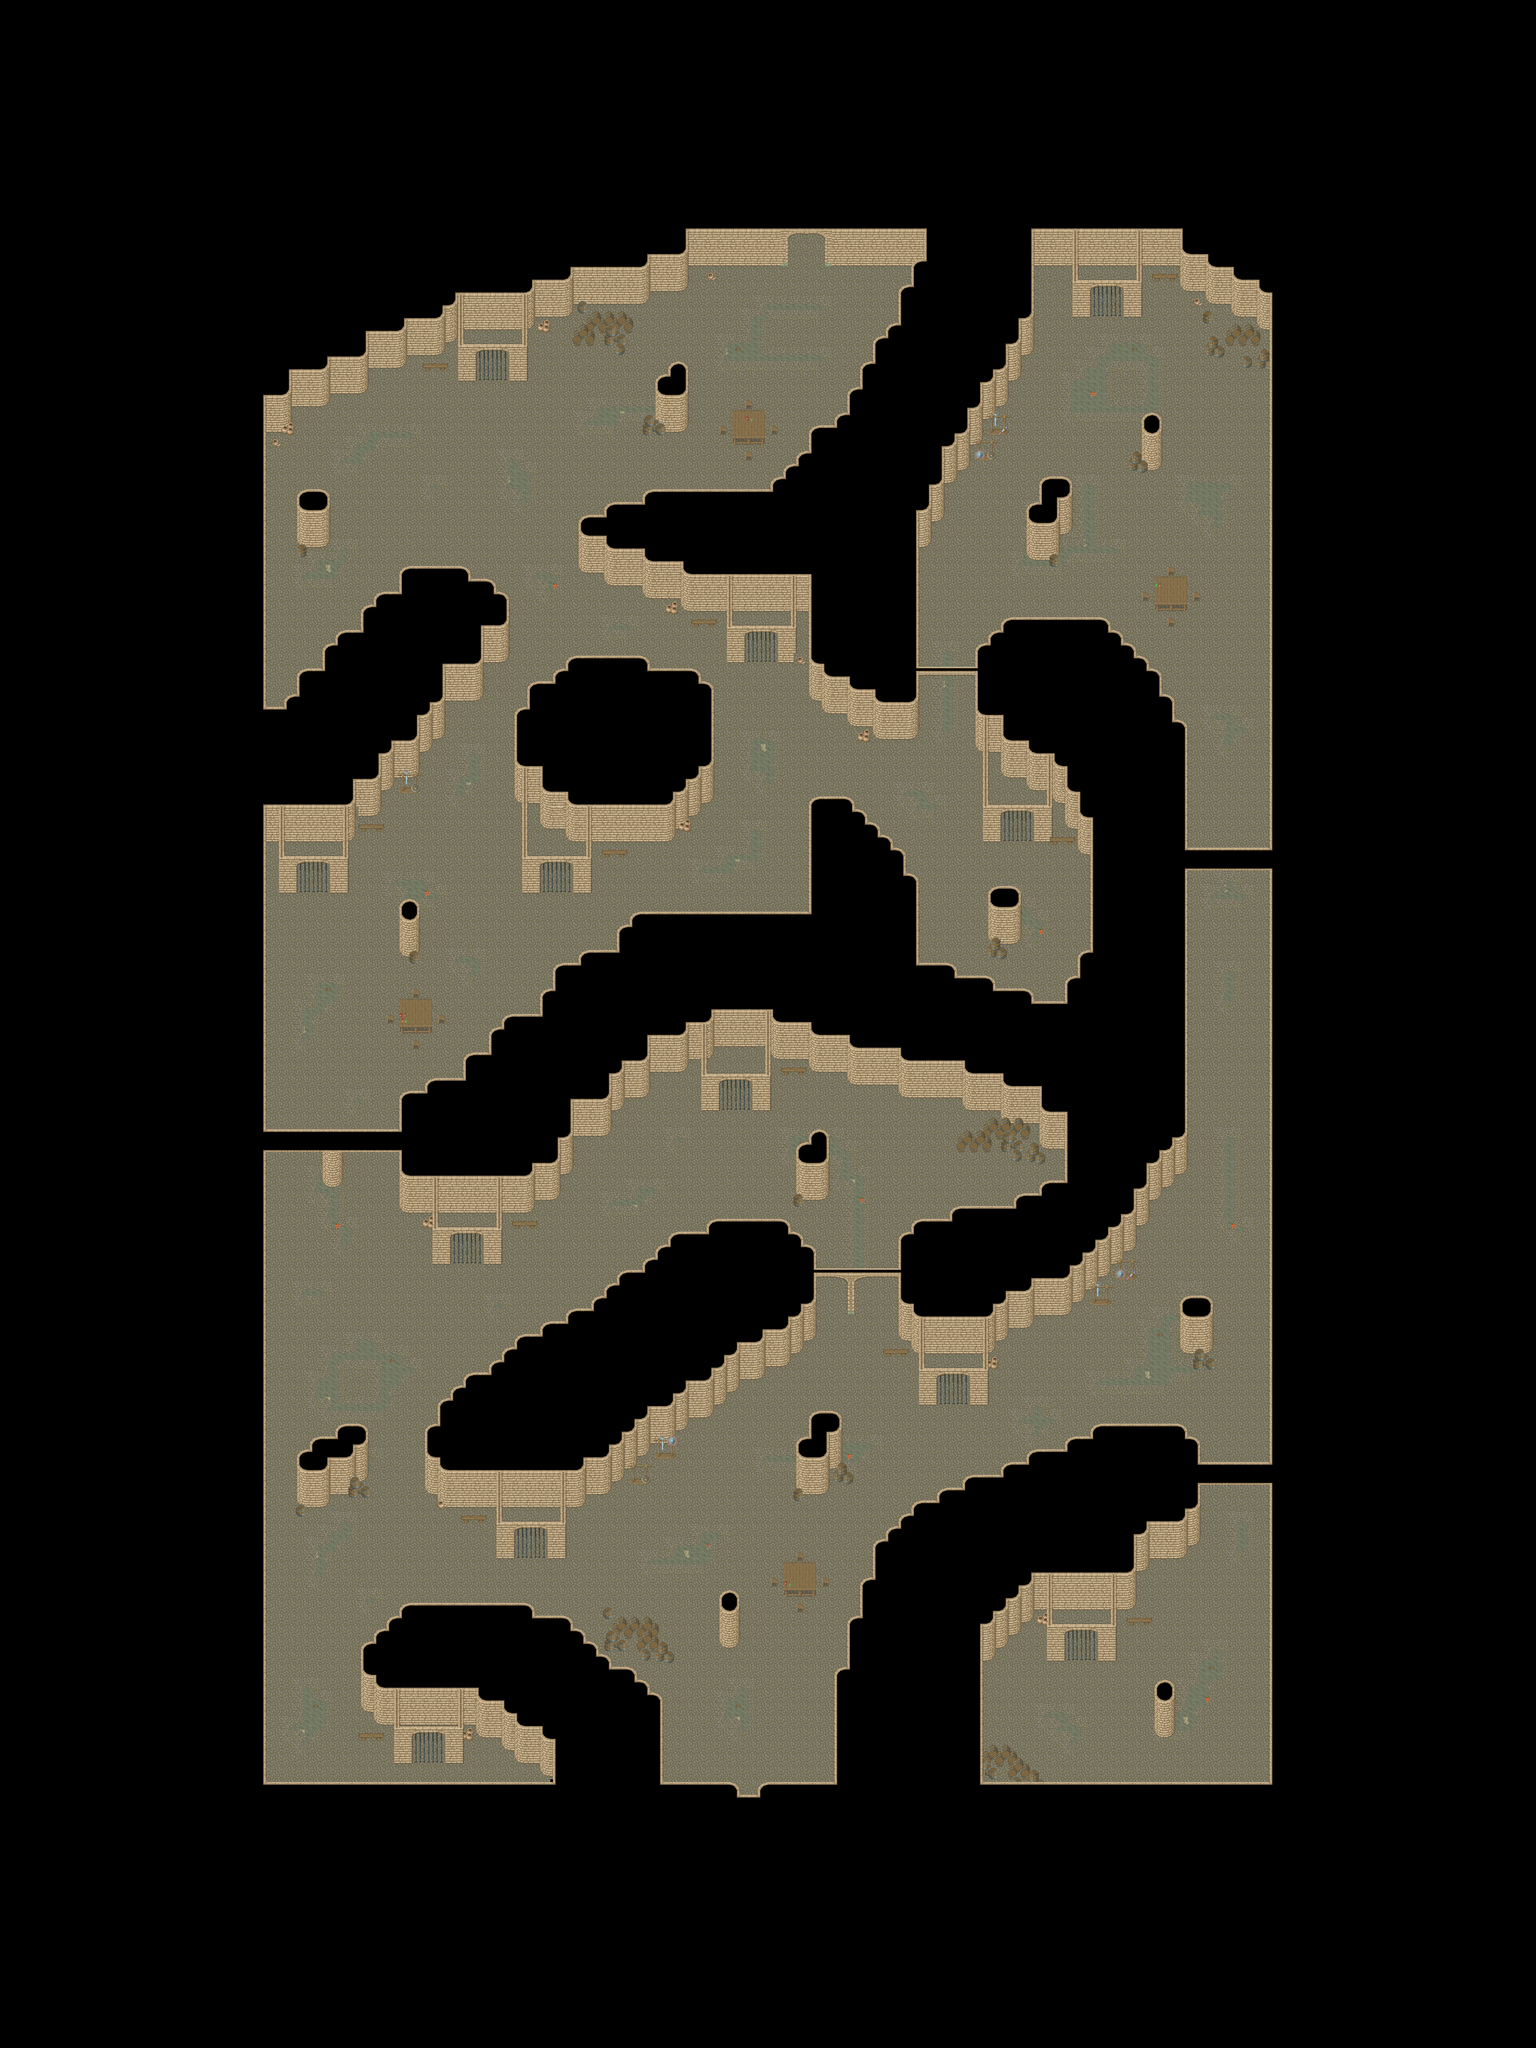

Rendered tile map (Tiled .tmx) drawn with the repository's tilesets; below, a short description and the map source with its tile grids summarised:
An orthogonal 120x160 tile map with 32x32 px tiles, 6 tile layers (Ground 1, Ground 2, Ground 3, Fringe, ...), 2 hidden layers not drawn, 17 tilesets and 6 objects (4x Fixme, 2x warp).

<map version="1.4" tiledversion="1.4.1" orientation="orthogonal" renderorder="right-down" compressionlevel="0" width="120" height="160" tilewidth="32" tileheight="32" infinite="0" nextlayerid="10" nextobjectid="7">
 <properties>
  <property name="background0image" value="graphics/images/spit23loginwallpaper_800x600.png" />
  <property name="license" value="CC-BY-SA 3.0" />
  <property name="manaplus version" value="2" />
  <property name="minimap" value="graphics/minimaps/042-3.png" />
  <property name="music" value="mythica.ogg" />
  <property name="name" value="Camelot - Jail" />
 </properties>
 <tileset firstgid="1" name="hurns-accessory" tilewidth="32" tileheight="32" tilecount="128" columns="16">
  <image source="../graphics/tilesets/evol/hurns-accessory.png" width="512" height="256" />
 </tileset>
 <tileset firstgid="129" name="artis-indoor-fringe" tilewidth="32" tileheight="32" tilecount="256" columns="16">
  <image source="../graphics/tilesets/evol/artis-indoor-fringe.png" width="512" height="512" />
 </tileset>
 <tileset firstgid="385" name="castle1" tilewidth="32" tileheight="32" tilecount="374" columns="17">
  <image source="../graphics/tilesets/castle1.png" width="544" height="704" />
 </tileset>
 <tileset firstgid="759" name="artis-accessory" tilewidth="32" tileheight="32" tilecount="128" columns="16">
  <image source="../graphics/tilesets/evol/artis-accessory.png" width="512" height="256" />
 </tileset>
 <tileset firstgid="887" name="artis-indoor-x1x2" tilewidth="32" tileheight="64" tilecount="16" columns="16">
  <image source="../graphics/tilesets/evol/artis-indoor-x1x2.png" width="512" height="64" />
 </tileset>
 <tileset firstgid="903" name="fire" tilewidth="32" tileheight="32" tilecount="28" columns="14">
  <image source="../graphics/tilesets/evol/fire.png" width="448" height="64" />
  <tile id="0">
   <animation>
    <frame tileid="0" duration="100" />
    <frame tileid="2" duration="100" />
    <frame tileid="4" duration="100" />
    <frame tileid="6" duration="100" />
    <frame tileid="8" duration="100" />
   </animation>
  </tile>
  <tile id="14">
   <animation>
    <frame tileid="14" duration="100" />
    <frame tileid="16" duration="100" />
    <frame tileid="18" duration="100" />
    <frame tileid="20" duration="100" />
    <frame tileid="22" duration="100" />
   </animation>
  </tile>
 </tileset>
 <tileset firstgid="931" name="artis-accessory-x1x2" tilewidth="32" tileheight="64" tilecount="48" columns="16">
  <image source="../graphics/tilesets/evol/artis-accessory-x1x2.png" width="512" height="192" />
 </tileset>
 <tileset firstgid="979" name="castle2" tilewidth="32" tileheight="32" tilecount="256" columns="16">
  <image source="../graphics/tilesets/castle2.png" width="512" height="512" />
 </tileset>
 <tileset firstgid="1235" name="artis-indoor" tilewidth="32" tileheight="32" tilecount="256" columns="16">
  <image source="../graphics/tilesets/evol/artis-indoor.png" width="512" height="512" />
 </tileset>
 <tileset firstgid="1491" name="hurns-indoor" tilewidth="32" tileheight="32" tilecount="256" columns="16">
  <image source="../graphics/tilesets/evol/hurns-indoor.png" width="512" height="512" />
 </tileset>
 <tileset firstgid="1747" name="artis-indoor-cellar" tilewidth="32" tileheight="32" tilecount="128" columns="8">
  <image source="../graphics/tilesets/evol/artis-indoor-cellar.png" width="256" height="512" />
 </tileset>
 <tileset firstgid="1875" name="collision" tilewidth="32" tileheight="32" tilecount="9" columns="3">
  <image source="../graphics/tilesets/collision.png" width="96" height="96" />
 </tileset>
 <tileset firstgid="1884" name="artis-sewer-x3x3" tilewidth="32" tileheight="32" tilecount="36" columns="6">
  <image source="../graphics/tilesets/evol/artis-sewer-x3x3.png" width="192" height="192" />
 </tileset>
 <tileset firstgid="1920" name="artis-indoor-cellar-jail-x1x3" tilewidth="32" tileheight="96" tilecount="4" columns="4">
  <image source="../graphics/tilesets/evol/artis-indoor-cellar-jail-x1x3.png" width="128" height="96" />
 </tileset>
 <tileset firstgid="1924" name="artis-sewer" tilewidth="32" tileheight="32" tilecount="256" columns="16">
  <image source="../graphics/tilesets/evol/artis-sewer.png" width="512" height="512" />
 </tileset>
 <tileset firstgid="2180" name="box-x1x2" tilewidth="32" tileheight="64" tilecount="8" columns="4">
  <image source="../graphics/tilesets/evol/box-x1x2.png" width="128" height="128" />
 </tileset>
 <tileset firstgid="2188" name="ground" tilewidth="32" tileheight="32" tilecount="256" columns="16">
  <image source="../graphics/tilesets/evol/ground.png" width="512" height="512" />
 </tileset>
 <layer id="2" name="Ground 1" width="120" height="160">
  <data>[19200 cells, 19200 non-empty, 12 distinct tile ids]</data>
 </layer>
 <layer id="3" name="Ground 2" width="120" height="160">
  <data>[19200 cells, 1360 non-empty, 51 distinct tile ids]</data>
 </layer>
 <layer id="4" name="Ground 3" width="120" height="160">
  <data>[19200 cells, 31 non-empty, 12 distinct tile ids]</data>
 </layer>
 <layer id="5" name="Fringe" width="120" height="160">
  <data>[19200 cells, 131 non-empty, 22 distinct tile ids]</data>
 </layer>
 <layer id="6" name="Over 1" width="120" height="160">
  <data>[19200 cells, 13536 non-empty, 36 distinct tile ids]</data>
 </layer>
 <layer id="7" name="Over 2" width="120" height="160">
  <data>[19200 cells, 246 non-empty, 20 distinct tile ids]</data>
 </layer>
 <layer id="1" name="Collision" width="120" height="160" visible="0">
  <data>[19200 cells, 13501 non-empty, 2 distinct tile ids]</data>
 </layer>
 <layer id="8" name="Heights" width="120" height="160" visible="0">
  <data>[19200 cells, 0 non-empty, 0 distinct tile ids]</data>
 </layer>
 <objectgroup id="9" name="Objects">
  <object id="1" name="To Basement" type="warp" x="1856" y="4480" width="32" height="32">
   <properties>
    <property name="dest_map" value="042-2" />
    <property name="dest_x" value="41" />
    <property name="dest_y" value="23" />
    <property name="npc_id" value="SCRIPT" />
   </properties>
  </object>
  <object id="2" name="To Sewer" type="warp" x="1984" y="608" width="64" height="32">
   <properties>
    <property name="dest_map" value="042-4" />
    <property name="dest_x" value="60" />
    <property name="dest_y" value="77" />
    <property name="npc_id" value="SCRIPT" />
   </properties>
  </object>
  <object id="3" name="Margin" type="Fixme" x="3200" y="4480" width="640" height="640" />
  <object id="4" name="Margin" type="Fixme" x="0" y="4480" width="640" height="640" />
  <object id="5" name="Margin" type="Fixme" x="0" y="0" width="640" height="640" />
  <object id="6" name="Margin" type="Fixme" x="3200" y="0" width="640" height="640" />
 </objectgroup>
</map>
